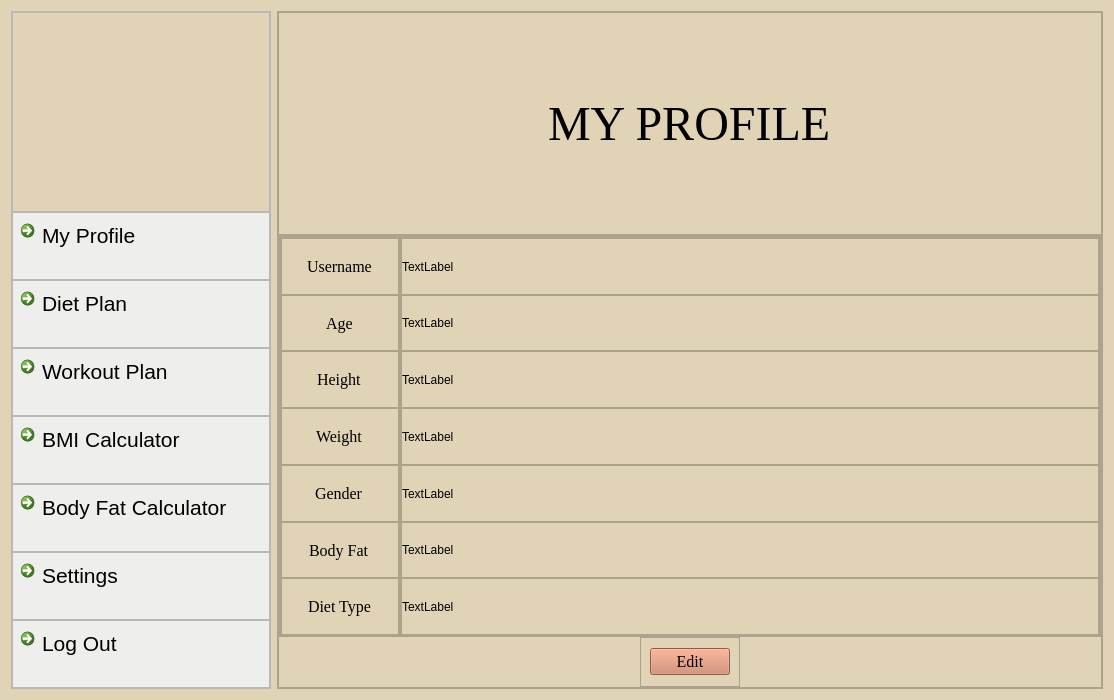
<?xml version="1.0" encoding="UTF-8"?>
<ui version="4.0">
 <class>myprofile</class>
 <widget class="QDialog" name="myprofile">
  <property name="geometry">
   <rect>
    <x>0</x>
    <y>0</y>
    <width>1000</width>
    <height>700</height>
   </rect>
  </property>
  <property name="windowTitle">
   <string>Dialog</string>
  </property>
  <property name="styleSheet">
   <string notr="true">QDialog {background: #e0d3b6;}
QPushButton {background: #cc7f63;}
QLabel {font:  #c9563c;}
QLineEdit {font: #161514;}
QCommandLinkButton {background: #e0d3b6;}</string>
  </property>
  <layout class="QHBoxLayout" name="horizontalLayout">
   <item>
    <widget class="QFrame" name="frame">
     <property name="minimumSize">
      <size>
       <width>260</width>
       <height>0</height>
      </size>
     </property>
     <property name="maximumSize">
      <size>
       <width>250</width>
       <height>16777215</height>
      </size>
     </property>
     <property name="styleSheet">
      <string notr="true">QMainWindow {background: #e0d3b6;}
QWidget {background: #e0d3b6;}
QFrame {background: rgb(238, 238, 236);}
QCommandLinkButton  {background:#e0d3b6;}
QLabel {background: #e0d3b6;}
QLineEdit {font: #161514;}




</string>
     </property>
     <property name="frameShape">
      <enum>QFrame::StyledPanel</enum>
     </property>
     <property name="frameShadow">
      <enum>QFrame::Raised</enum>
     </property>
     <layout class="QVBoxLayout" name="verticalLayout">
      <property name="spacing">
       <number>0</number>
      </property>
      <property name="leftMargin">
       <number>0</number>
      </property>
      <property name="topMargin">
       <number>0</number>
      </property>
      <property name="rightMargin">
       <number>0</number>
      </property>
      <property name="bottomMargin">
       <number>0</number>
      </property>
      <item>
       <widget class="QFrame" name="setPixmap">
        <property name="minimumSize">
         <size>
          <width>0</width>
          <height>200</height>
         </size>
        </property>
        <property name="maximumSize">
         <size>
          <width>16777215</width>
          <height>16777215</height>
         </size>
        </property>
        <property name="frameShape">
         <enum>QFrame::StyledPanel</enum>
        </property>
        <property name="frameShadow">
         <enum>QFrame::Raised</enum>
        </property>
        <layout class="QVBoxLayout" name="verticalLayout_9">
         <property name="spacing">
          <number>0</number>
         </property>
         <property name="leftMargin">
          <number>0</number>
         </property>
         <property name="topMargin">
          <number>0</number>
         </property>
         <property name="rightMargin">
          <number>0</number>
         </property>
         <property name="bottomMargin">
          <number>0</number>
         </property>
         <item>
          <widget class="QFrame" name="frame_13">
           <property name="frameShape">
            <enum>QFrame::StyledPanel</enum>
           </property>
           <property name="frameShadow">
            <enum>QFrame::Raised</enum>
           </property>
           <widget class="QFrame" name="frame_32">
            <property name="geometry">
             <rect>
              <x>-1</x>
              <y>0</y>
              <width>87</width>
              <height>44</height>
             </rect>
            </property>
            <property name="frameShape">
             <enum>QFrame::StyledPanel</enum>
            </property>
            <property name="frameShadow">
             <enum>QFrame::Raised</enum>
            </property>
            <layout class="QVBoxLayout" name="verticalLayout_10"/>
           </widget>
           <widget class="QLabel" name="pics">
            <property name="geometry">
             <rect>
              <x>-10</x>
              <y>-10</y>
              <width>271</width>
              <height>208</height>
             </rect>
            </property>
            <property name="minimumSize">
             <size>
              <width>260</width>
              <height>201</height>
             </size>
            </property>
            <property name="text">
             <string/>
            </property>
            <property name="pixmap">
             <pixmap resource="image.qrc">:/img/logo</pixmap>
            </property>
            <property name="scaledContents">
             <bool>true</bool>
            </property>
            <property name="wordWrap">
             <bool>false</bool>
            </property>
           </widget>
          </widget>
         </item>
        </layout>
       </widget>
      </item>
      <item>
       <widget class="QFrame" name="frame_4">
        <property name="frameShape">
         <enum>QFrame::StyledPanel</enum>
        </property>
        <property name="frameShadow">
         <enum>QFrame::Raised</enum>
        </property>
        <layout class="QVBoxLayout" name="verticalLayout_2">
         <property name="spacing">
          <number>0</number>
         </property>
         <property name="leftMargin">
          <number>0</number>
         </property>
         <property name="topMargin">
          <number>0</number>
         </property>
         <property name="rightMargin">
          <number>0</number>
         </property>
         <property name="bottomMargin">
          <number>0</number>
         </property>
         <item>
          <widget class="QCommandLinkButton" name="commandLinkButton_4">
           <property name="font">
            <font>
             <family>Segoe UI</family>
             <pointsize>16</pointsize>
             <bold>false</bold>
            </font>
           </property>
           <property name="text">
            <string>My Profile</string>
           </property>
          </widget>
         </item>
        </layout>
       </widget>
      </item>
      <item>
       <widget class="QFrame" name="frame_5">
        <property name="frameShape">
         <enum>QFrame::StyledPanel</enum>
        </property>
        <property name="frameShadow">
         <enum>QFrame::Raised</enum>
        </property>
        <layout class="QVBoxLayout" name="verticalLayout_3">
         <property name="spacing">
          <number>0</number>
         </property>
         <property name="leftMargin">
          <number>0</number>
         </property>
         <property name="topMargin">
          <number>0</number>
         </property>
         <property name="rightMargin">
          <number>0</number>
         </property>
         <property name="bottomMargin">
          <number>0</number>
         </property>
         <item>
          <widget class="QCommandLinkButton" name="commandLinkButton_9">
           <property name="font">
            <font>
             <family>Segoe UI</family>
             <pointsize>16</pointsize>
             <bold>false</bold>
            </font>
           </property>
           <property name="text">
            <string>Diet Plan</string>
           </property>
          </widget>
         </item>
        </layout>
       </widget>
      </item>
      <item>
       <widget class="QFrame" name="frame_6">
        <property name="frameShape">
         <enum>QFrame::StyledPanel</enum>
        </property>
        <property name="frameShadow">
         <enum>QFrame::Raised</enum>
        </property>
        <layout class="QVBoxLayout" name="verticalLayout_4">
         <property name="spacing">
          <number>0</number>
         </property>
         <property name="leftMargin">
          <number>0</number>
         </property>
         <property name="topMargin">
          <number>0</number>
         </property>
         <property name="rightMargin">
          <number>0</number>
         </property>
         <property name="bottomMargin">
          <number>0</number>
         </property>
         <item>
          <widget class="QCommandLinkButton" name="commandLinkButton_10">
           <property name="font">
            <font>
             <family>Segoe UI</family>
             <pointsize>16</pointsize>
             <bold>false</bold>
            </font>
           </property>
           <property name="text">
            <string>Workout Plan</string>
           </property>
          </widget>
         </item>
        </layout>
       </widget>
      </item>
      <item>
       <widget class="QFrame" name="frame_7">
        <property name="frameShape">
         <enum>QFrame::StyledPanel</enum>
        </property>
        <property name="frameShadow">
         <enum>QFrame::Raised</enum>
        </property>
        <layout class="QVBoxLayout" name="verticalLayout_5">
         <property name="spacing">
          <number>0</number>
         </property>
         <property name="leftMargin">
          <number>0</number>
         </property>
         <property name="topMargin">
          <number>0</number>
         </property>
         <property name="rightMargin">
          <number>0</number>
         </property>
         <property name="bottomMargin">
          <number>0</number>
         </property>
         <item>
          <widget class="QCommandLinkButton" name="commandLinkButton_11">
           <property name="font">
            <font>
             <family>Segoe UI</family>
             <pointsize>16</pointsize>
             <bold>false</bold>
            </font>
           </property>
           <property name="text">
            <string>BMI Calculator</string>
           </property>
          </widget>
         </item>
        </layout>
       </widget>
      </item>
      <item>
       <widget class="QFrame" name="frame_8">
        <property name="frameShape">
         <enum>QFrame::StyledPanel</enum>
        </property>
        <property name="frameShadow">
         <enum>QFrame::Raised</enum>
        </property>
        <layout class="QVBoxLayout" name="verticalLayout_6">
         <property name="spacing">
          <number>0</number>
         </property>
         <property name="leftMargin">
          <number>0</number>
         </property>
         <property name="topMargin">
          <number>0</number>
         </property>
         <property name="rightMargin">
          <number>0</number>
         </property>
         <property name="bottomMargin">
          <number>0</number>
         </property>
         <item>
          <widget class="QCommandLinkButton" name="commandLinkButton_12">
           <property name="font">
            <font>
             <family>Segoe UI</family>
             <pointsize>16</pointsize>
             <bold>false</bold>
            </font>
           </property>
           <property name="text">
            <string>Body Fat Calculator</string>
           </property>
          </widget>
         </item>
        </layout>
       </widget>
      </item>
      <item>
       <widget class="QFrame" name="frame_9">
        <property name="frameShape">
         <enum>QFrame::StyledPanel</enum>
        </property>
        <property name="frameShadow">
         <enum>QFrame::Raised</enum>
        </property>
        <layout class="QVBoxLayout" name="verticalLayout_7">
         <property name="spacing">
          <number>0</number>
         </property>
         <property name="leftMargin">
          <number>0</number>
         </property>
         <property name="topMargin">
          <number>0</number>
         </property>
         <property name="rightMargin">
          <number>0</number>
         </property>
         <property name="bottomMargin">
          <number>0</number>
         </property>
         <item>
          <widget class="QCommandLinkButton" name="commandLinkButton_13">
           <property name="font">
            <font>
             <family>Segoe UI</family>
             <pointsize>16</pointsize>
             <bold>false</bold>
            </font>
           </property>
           <property name="text">
            <string>Settings</string>
           </property>
          </widget>
         </item>
        </layout>
       </widget>
      </item>
      <item>
       <widget class="QFrame" name="frame_10">
        <property name="frameShape">
         <enum>QFrame::StyledPanel</enum>
        </property>
        <property name="frameShadow">
         <enum>QFrame::Raised</enum>
        </property>
        <layout class="QVBoxLayout" name="verticalLayout_8">
         <property name="spacing">
          <number>0</number>
         </property>
         <property name="leftMargin">
          <number>0</number>
         </property>
         <property name="topMargin">
          <number>0</number>
         </property>
         <property name="rightMargin">
          <number>0</number>
         </property>
         <property name="bottomMargin">
          <number>0</number>
         </property>
         <item>
          <widget class="QCommandLinkButton" name="commandLinkButton_14">
           <property name="font">
            <font>
             <family>Segoe UI</family>
             <pointsize>16</pointsize>
             <bold>false</bold>
            </font>
           </property>
           <property name="text">
            <string>Log Out</string>
           </property>
          </widget>
         </item>
        </layout>
       </widget>
      </item>
     </layout>
    </widget>
   </item>
   <item>
    <widget class="QFrame" name="frame_2">
     <property name="maximumSize">
      <size>
       <width>16777215</width>
       <height>16777215</height>
      </size>
     </property>
     <property name="styleSheet">
      <string notr="true">QMainWindow {background: #e0d3b6;}
QWidget {background: #e0d3b6;}
QFrame {background: #e0d3b6;}
QCommandLinkButton  {background:#e0d3b6;}
QLabel {background: #e0d3b6;}
QLineEdit {font: #161514;}




</string>
     </property>
     <property name="frameShape">
      <enum>QFrame::StyledPanel</enum>
     </property>
     <property name="frameShadow">
      <enum>QFrame::Raised</enum>
     </property>
     <layout class="QVBoxLayout" name="verticalLayout_11">
      <property name="spacing">
       <number>0</number>
      </property>
      <property name="leftMargin">
       <number>0</number>
      </property>
      <property name="topMargin">
       <number>0</number>
      </property>
      <property name="rightMargin">
       <number>0</number>
      </property>
      <property name="bottomMargin">
       <number>0</number>
      </property>
      <item>
       <widget class="QFrame" name="frame_11">
        <property name="enabled">
         <bool>true</bool>
        </property>
        <property name="maximumSize">
         <size>
          <width>16777215</width>
          <height>223</height>
         </size>
        </property>
        <property name="frameShape">
         <enum>QFrame::StyledPanel</enum>
        </property>
        <property name="frameShadow">
         <enum>QFrame::Raised</enum>
        </property>
        <layout class="QHBoxLayout" name="horizontalLayout_2">
         <property name="spacing">
          <number>0</number>
         </property>
         <property name="leftMargin">
          <number>0</number>
         </property>
         <property name="topMargin">
          <number>0</number>
         </property>
         <property name="rightMargin">
          <number>0</number>
         </property>
         <property name="bottomMargin">
          <number>0</number>
         </property>
         <item alignment="Qt::AlignHCenter">
          <widget class="QLabel" name="label">
           <property name="font">
            <font>
             <family>Times New Roman</family>
             <pointsize>36</pointsize>
             <italic>false</italic>
             <bold>false</bold>
            </font>
           </property>
           <property name="text">
            <string>MY PROFILE</string>
           </property>
          </widget>
         </item>
        </layout>
       </widget>
      </item>
      <item>
       <widget class="QFrame" name="frame_12">
        <property name="frameShape">
         <enum>QFrame::StyledPanel</enum>
        </property>
        <property name="frameShadow">
         <enum>QFrame::Raised</enum>
        </property>
        <layout class="QVBoxLayout" name="verticalLayout_12">
         <property name="spacing">
          <number>0</number>
         </property>
         <property name="leftMargin">
          <number>0</number>
         </property>
         <property name="topMargin">
          <number>0</number>
         </property>
         <property name="rightMargin">
          <number>0</number>
         </property>
         <property name="bottomMargin">
          <number>0</number>
         </property>
         <item>
          <widget class="QFrame" name="frame_14">
           <property name="frameShape">
            <enum>QFrame::StyledPanel</enum>
           </property>
           <property name="frameShadow">
            <enum>QFrame::Raised</enum>
           </property>
           <layout class="QHBoxLayout" name="horizontalLayout_3">
            <property name="spacing">
             <number>0</number>
            </property>
            <property name="leftMargin">
             <number>0</number>
            </property>
            <property name="topMargin">
             <number>0</number>
            </property>
            <property name="rightMargin">
             <number>0</number>
            </property>
            <property name="bottomMargin">
             <number>0</number>
            </property>
            <item alignment="Qt::AlignLeft">
             <widget class="QFrame" name="frame_15">
              <property name="minimumSize">
               <size>
                <width>120</width>
                <height>0</height>
               </size>
              </property>
              <property name="maximumSize">
               <size>
                <width>300</width>
                <height>16777215</height>
               </size>
              </property>
              <property name="frameShape">
               <enum>QFrame::StyledPanel</enum>
              </property>
              <property name="frameShadow">
               <enum>QFrame::Raised</enum>
              </property>
              <layout class="QVBoxLayout" name="verticalLayout_13">
               <property name="spacing">
                <number>0</number>
               </property>
               <property name="leftMargin">
                <number>0</number>
               </property>
               <property name="topMargin">
                <number>0</number>
               </property>
               <property name="rightMargin">
                <number>0</number>
               </property>
               <property name="bottomMargin">
                <number>0</number>
               </property>
               <item>
                <widget class="QFrame" name="frame_18">
                 <property name="frameShape">
                  <enum>QFrame::StyledPanel</enum>
                 </property>
                 <property name="frameShadow">
                  <enum>QFrame::Raised</enum>
                 </property>
                 <layout class="QHBoxLayout" name="horizontalLayout_4">
                  <property name="spacing">
                   <number>0</number>
                  </property>
                  <property name="leftMargin">
                   <number>0</number>
                  </property>
                  <property name="topMargin">
                   <number>0</number>
                  </property>
                  <property name="rightMargin">
                   <number>0</number>
                  </property>
                  <property name="bottomMargin">
                   <number>0</number>
                  </property>
                  <item alignment="Qt::AlignHCenter">
                   <widget class="QLabel" name="label_2">
                    <property name="font">
                     <font>
                      <family>Times New Roman</family>
                      <pointsize>12</pointsize>
                      <italic>false</italic>
                      <bold>false</bold>
                     </font>
                    </property>
                    <property name="text">
                     <string>Username</string>
                    </property>
                   </widget>
                  </item>
                 </layout>
                </widget>
               </item>
               <item>
                <widget class="QFrame" name="frame_22">
                 <property name="frameShape">
                  <enum>QFrame::StyledPanel</enum>
                 </property>
                 <property name="frameShadow">
                  <enum>QFrame::Raised</enum>
                 </property>
                 <layout class="QHBoxLayout" name="horizontalLayout_5">
                  <property name="spacing">
                   <number>0</number>
                  </property>
                  <property name="leftMargin">
                   <number>0</number>
                  </property>
                  <property name="topMargin">
                   <number>0</number>
                  </property>
                  <property name="rightMargin">
                   <number>0</number>
                  </property>
                  <property name="bottomMargin">
                   <number>0</number>
                  </property>
                  <item alignment="Qt::AlignHCenter">
                   <widget class="QLabel" name="label_3">
                    <property name="font">
                     <font>
                      <family>Times New Roman</family>
                      <pointsize>12</pointsize>
                      <italic>false</italic>
                      <bold>false</bold>
                     </font>
                    </property>
                    <property name="text">
                     <string>Age</string>
                    </property>
                   </widget>
                  </item>
                 </layout>
                </widget>
               </item>
               <item>
                <widget class="QFrame" name="frame_23">
                 <property name="frameShape">
                  <enum>QFrame::StyledPanel</enum>
                 </property>
                 <property name="frameShadow">
                  <enum>QFrame::Raised</enum>
                 </property>
                 <layout class="QHBoxLayout" name="horizontalLayout_6">
                  <property name="spacing">
                   <number>0</number>
                  </property>
                  <property name="leftMargin">
                   <number>0</number>
                  </property>
                  <property name="topMargin">
                   <number>0</number>
                  </property>
                  <property name="rightMargin">
                   <number>0</number>
                  </property>
                  <property name="bottomMargin">
                   <number>0</number>
                  </property>
                  <item alignment="Qt::AlignHCenter">
                   <widget class="QLabel" name="label_4">
                    <property name="font">
                     <font>
                      <family>Times New Roman</family>
                      <pointsize>12</pointsize>
                      <italic>false</italic>
                      <bold>false</bold>
                     </font>
                    </property>
                    <property name="text">
                     <string>Height</string>
                    </property>
                   </widget>
                  </item>
                 </layout>
                </widget>
               </item>
               <item>
                <widget class="QFrame" name="frame_24">
                 <property name="frameShape">
                  <enum>QFrame::StyledPanel</enum>
                 </property>
                 <property name="frameShadow">
                  <enum>QFrame::Raised</enum>
                 </property>
                 <layout class="QHBoxLayout" name="horizontalLayout_7">
                  <property name="spacing">
                   <number>0</number>
                  </property>
                  <property name="leftMargin">
                   <number>0</number>
                  </property>
                  <property name="topMargin">
                   <number>0</number>
                  </property>
                  <property name="rightMargin">
                   <number>0</number>
                  </property>
                  <property name="bottomMargin">
                   <number>0</number>
                  </property>
                  <item alignment="Qt::AlignHCenter">
                   <widget class="QLabel" name="label_5">
                    <property name="font">
                     <font>
                      <family>Times New Roman</family>
                      <pointsize>12</pointsize>
                      <italic>false</italic>
                      <bold>false</bold>
                     </font>
                    </property>
                    <property name="text">
                     <string>Weight</string>
                    </property>
                   </widget>
                  </item>
                 </layout>
                </widget>
               </item>
               <item>
                <widget class="QFrame" name="frame_21">
                 <property name="frameShape">
                  <enum>QFrame::StyledPanel</enum>
                 </property>
                 <property name="frameShadow">
                  <enum>QFrame::Raised</enum>
                 </property>
                 <layout class="QHBoxLayout" name="horizontalLayout_8">
                  <property name="spacing">
                   <number>0</number>
                  </property>
                  <property name="leftMargin">
                   <number>0</number>
                  </property>
                  <property name="topMargin">
                   <number>0</number>
                  </property>
                  <property name="rightMargin">
                   <number>0</number>
                  </property>
                  <property name="bottomMargin">
                   <number>0</number>
                  </property>
                  <item alignment="Qt::AlignHCenter">
                   <widget class="QLabel" name="label_6">
                    <property name="font">
                     <font>
                      <family>Times New Roman</family>
                      <pointsize>12</pointsize>
                      <italic>false</italic>
                      <bold>false</bold>
                     </font>
                    </property>
                    <property name="text">
                     <string>Gender</string>
                    </property>
                   </widget>
                  </item>
                 </layout>
                </widget>
               </item>
               <item>
                <widget class="QFrame" name="frame_20">
                 <property name="frameShape">
                  <enum>QFrame::StyledPanel</enum>
                 </property>
                 <property name="frameShadow">
                  <enum>QFrame::Raised</enum>
                 </property>
                 <layout class="QHBoxLayout" name="horizontalLayout_9">
                  <property name="spacing">
                   <number>0</number>
                  </property>
                  <property name="leftMargin">
                   <number>0</number>
                  </property>
                  <property name="topMargin">
                   <number>0</number>
                  </property>
                  <property name="rightMargin">
                   <number>0</number>
                  </property>
                  <property name="bottomMargin">
                   <number>0</number>
                  </property>
                  <item alignment="Qt::AlignHCenter">
                   <widget class="QLabel" name="label_7">
                    <property name="font">
                     <font>
                      <family>Times New Roman</family>
                      <pointsize>12</pointsize>
                      <italic>false</italic>
                      <bold>false</bold>
                     </font>
                    </property>
                    <property name="text">
                     <string>Body Fat</string>
                    </property>
                   </widget>
                  </item>
                 </layout>
                </widget>
               </item>
               <item>
                <widget class="QFrame" name="frame_19">
                 <property name="frameShape">
                  <enum>QFrame::StyledPanel</enum>
                 </property>
                 <property name="frameShadow">
                  <enum>QFrame::Raised</enum>
                 </property>
                 <layout class="QHBoxLayout" name="horizontalLayout_10">
                  <property name="spacing">
                   <number>0</number>
                  </property>
                  <property name="leftMargin">
                   <number>0</number>
                  </property>
                  <property name="topMargin">
                   <number>0</number>
                  </property>
                  <property name="rightMargin">
                   <number>0</number>
                  </property>
                  <property name="bottomMargin">
                   <number>0</number>
                  </property>
                  <item alignment="Qt::AlignHCenter">
                   <widget class="QLabel" name="label_8">
                    <property name="font">
                     <font>
                      <family>Times New Roman</family>
                      <pointsize>12</pointsize>
                      <italic>false</italic>
                      <bold>false</bold>
                     </font>
                    </property>
                    <property name="text">
                     <string>Diet Type</string>
                    </property>
                   </widget>
                  </item>
                 </layout>
                </widget>
               </item>
              </layout>
             </widget>
            </item>
            <item>
             <widget class="QFrame" name="frame_17">
              <property name="enabled">
               <bool>true</bool>
              </property>
              <property name="minimumSize">
               <size>
                <width>700</width>
                <height>0</height>
               </size>
              </property>
              <property name="maximumSize">
               <size>
                <width>16777215</width>
                <height>16777215</height>
               </size>
              </property>
              <property name="frameShape">
               <enum>QFrame::StyledPanel</enum>
              </property>
              <property name="frameShadow">
               <enum>QFrame::Raised</enum>
              </property>
              <layout class="QVBoxLayout" name="verticalLayout_14">
               <property name="spacing">
                <number>0</number>
               </property>
               <property name="leftMargin">
                <number>0</number>
               </property>
               <property name="topMargin">
                <number>0</number>
               </property>
               <property name="rightMargin">
                <number>0</number>
               </property>
               <property name="bottomMargin">
                <number>0</number>
               </property>
               <item>
                <widget class="QFrame" name="frame_25">
                 <property name="frameShape">
                  <enum>QFrame::StyledPanel</enum>
                 </property>
                 <property name="frameShadow">
                  <enum>QFrame::Raised</enum>
                 </property>
                 <layout class="QHBoxLayout" name="horizontalLayout_11">
                  <property name="spacing">
                   <number>0</number>
                  </property>
                  <property name="leftMargin">
                   <number>0</number>
                  </property>
                  <property name="topMargin">
                   <number>0</number>
                  </property>
                  <property name="rightMargin">
                   <number>0</number>
                  </property>
                  <property name="bottomMargin">
                   <number>0</number>
                  </property>
                  <item>
                   <widget class="QLabel" name="username">
                    <property name="minimumSize">
                     <size>
                      <width>200</width>
                      <height>0</height>
                     </size>
                    </property>
                    <property name="text">
                     <string>TextLabel</string>
                    </property>
                   </widget>
                  </item>
                 </layout>
                </widget>
               </item>
               <item>
                <widget class="QFrame" name="frame_31">
                 <property name="frameShape">
                  <enum>QFrame::StyledPanel</enum>
                 </property>
                 <property name="frameShadow">
                  <enum>QFrame::Raised</enum>
                 </property>
                 <layout class="QHBoxLayout" name="horizontalLayout_12">
                  <property name="spacing">
                   <number>0</number>
                  </property>
                  <property name="leftMargin">
                   <number>0</number>
                  </property>
                  <property name="topMargin">
                   <number>0</number>
                  </property>
                  <property name="rightMargin">
                   <number>0</number>
                  </property>
                  <property name="bottomMargin">
                   <number>0</number>
                  </property>
                  <item alignment="Qt::AlignLeft">
                   <widget class="QLabel" name="age">
                    <property name="minimumSize">
                     <size>
                      <width>200</width>
                      <height>0</height>
                     </size>
                    </property>
                    <property name="text">
                     <string>TextLabel</string>
                    </property>
                   </widget>
                  </item>
                 </layout>
                </widget>
               </item>
               <item>
                <widget class="QFrame" name="frame_30">
                 <property name="frameShape">
                  <enum>QFrame::StyledPanel</enum>
                 </property>
                 <property name="frameShadow">
                  <enum>QFrame::Raised</enum>
                 </property>
                 <layout class="QHBoxLayout" name="horizontalLayout_13">
                  <property name="spacing">
                   <number>0</number>
                  </property>
                  <property name="leftMargin">
                   <number>0</number>
                  </property>
                  <property name="topMargin">
                   <number>0</number>
                  </property>
                  <property name="rightMargin">
                   <number>0</number>
                  </property>
                  <property name="bottomMargin">
                   <number>0</number>
                  </property>
                  <item>
                   <widget class="QLabel" name="height">
                    <property name="text">
                     <string>TextLabel</string>
                    </property>
                   </widget>
                  </item>
                 </layout>
                </widget>
               </item>
               <item>
                <widget class="QFrame" name="frame_28">
                 <property name="frameShape">
                  <enum>QFrame::StyledPanel</enum>
                 </property>
                 <property name="frameShadow">
                  <enum>QFrame::Raised</enum>
                 </property>
                 <layout class="QHBoxLayout" name="horizontalLayout_14">
                  <property name="spacing">
                   <number>0</number>
                  </property>
                  <property name="leftMargin">
                   <number>0</number>
                  </property>
                  <property name="topMargin">
                   <number>0</number>
                  </property>
                  <property name="rightMargin">
                   <number>0</number>
                  </property>
                  <property name="bottomMargin">
                   <number>0</number>
                  </property>
                  <item>
                   <widget class="QLabel" name="weight">
                    <property name="text">
                     <string>TextLabel</string>
                    </property>
                   </widget>
                  </item>
                 </layout>
                </widget>
               </item>
               <item>
                <widget class="QFrame" name="frame_27">
                 <property name="minimumSize">
                  <size>
                   <width>0</width>
                   <height>0</height>
                  </size>
                 </property>
                 <property name="font">
                  <font>
                   <family>Times New Roman</family>
                  </font>
                 </property>
                 <property name="frameShape">
                  <enum>QFrame::StyledPanel</enum>
                 </property>
                 <property name="frameShadow">
                  <enum>QFrame::Raised</enum>
                 </property>
                 <layout class="QHBoxLayout" name="horizontalLayout_15">
                  <property name="spacing">
                   <number>0</number>
                  </property>
                  <property name="leftMargin">
                   <number>0</number>
                  </property>
                  <property name="topMargin">
                   <number>0</number>
                  </property>
                  <property name="rightMargin">
                   <number>0</number>
                  </property>
                  <property name="bottomMargin">
                   <number>0</number>
                  </property>
                  <item>
                   <widget class="QLabel" name="gender">
                    <property name="text">
                     <string>TextLabel</string>
                    </property>
                   </widget>
                  </item>
                 </layout>
                </widget>
               </item>
               <item>
                <widget class="QFrame" name="frame_29">
                 <property name="frameShape">
                  <enum>QFrame::StyledPanel</enum>
                 </property>
                 <property name="frameShadow">
                  <enum>QFrame::Raised</enum>
                 </property>
                 <layout class="QHBoxLayout" name="horizontalLayout_16">
                  <property name="spacing">
                   <number>0</number>
                  </property>
                  <property name="leftMargin">
                   <number>0</number>
                  </property>
                  <property name="topMargin">
                   <number>0</number>
                  </property>
                  <property name="rightMargin">
                   <number>0</number>
                  </property>
                  <property name="bottomMargin">
                   <number>0</number>
                  </property>
                  <item>
                   <widget class="QLabel" name="bodyfat">
                    <property name="text">
                     <string>TextLabel</string>
                    </property>
                   </widget>
                  </item>
                 </layout>
                </widget>
               </item>
               <item>
                <widget class="QFrame" name="frame_26">
                 <property name="frameShape">
                  <enum>QFrame::StyledPanel</enum>
                 </property>
                 <property name="frameShadow">
                  <enum>QFrame::Raised</enum>
                 </property>
                 <layout class="QHBoxLayout" name="horizontalLayout_17">
                  <property name="spacing">
                   <number>0</number>
                  </property>
                  <property name="leftMargin">
                   <number>0</number>
                  </property>
                  <property name="topMargin">
                   <number>0</number>
                  </property>
                  <property name="rightMargin">
                   <number>0</number>
                  </property>
                  <property name="bottomMargin">
                   <number>0</number>
                  </property>
                  <item>
                   <widget class="QLabel" name="diet">
                    <property name="text">
                     <string>TextLabel</string>
                    </property>
                   </widget>
                  </item>
                 </layout>
                </widget>
               </item>
              </layout>
             </widget>
            </item>
           </layout>
          </widget>
         </item>
         <item alignment="Qt::AlignHCenter">
          <widget class="QFrame" name="frame_16">
           <property name="maximumSize">
            <size>
             <width>16777215</width>
             <height>50</height>
            </size>
           </property>
           <property name="frameShape">
            <enum>QFrame::StyledPanel</enum>
           </property>
           <property name="frameShadow">
            <enum>QFrame::Raised</enum>
           </property>
           <layout class="QHBoxLayout" name="horizontalLayout_18">
            <item>
             <widget class="QPushButton" name="pushButton">
              <property name="font">
               <font>
                <family>Times New Roman</family>
                <pointsize>12</pointsize>
               </font>
              </property>
              <property name="styleSheet">
               <string notr="true">background: #cc7f63;</string>
              </property>
              <property name="text">
               <string>Edit</string>
              </property>
             </widget>
            </item>
           </layout>
          </widget>
         </item>
        </layout>
       </widget>
      </item>
     </layout>
    </widget>
   </item>
  </layout>
 </widget>
 <resources>
  <include location="image.qrc"/>
 </resources>
 <connections/>
</ui>
